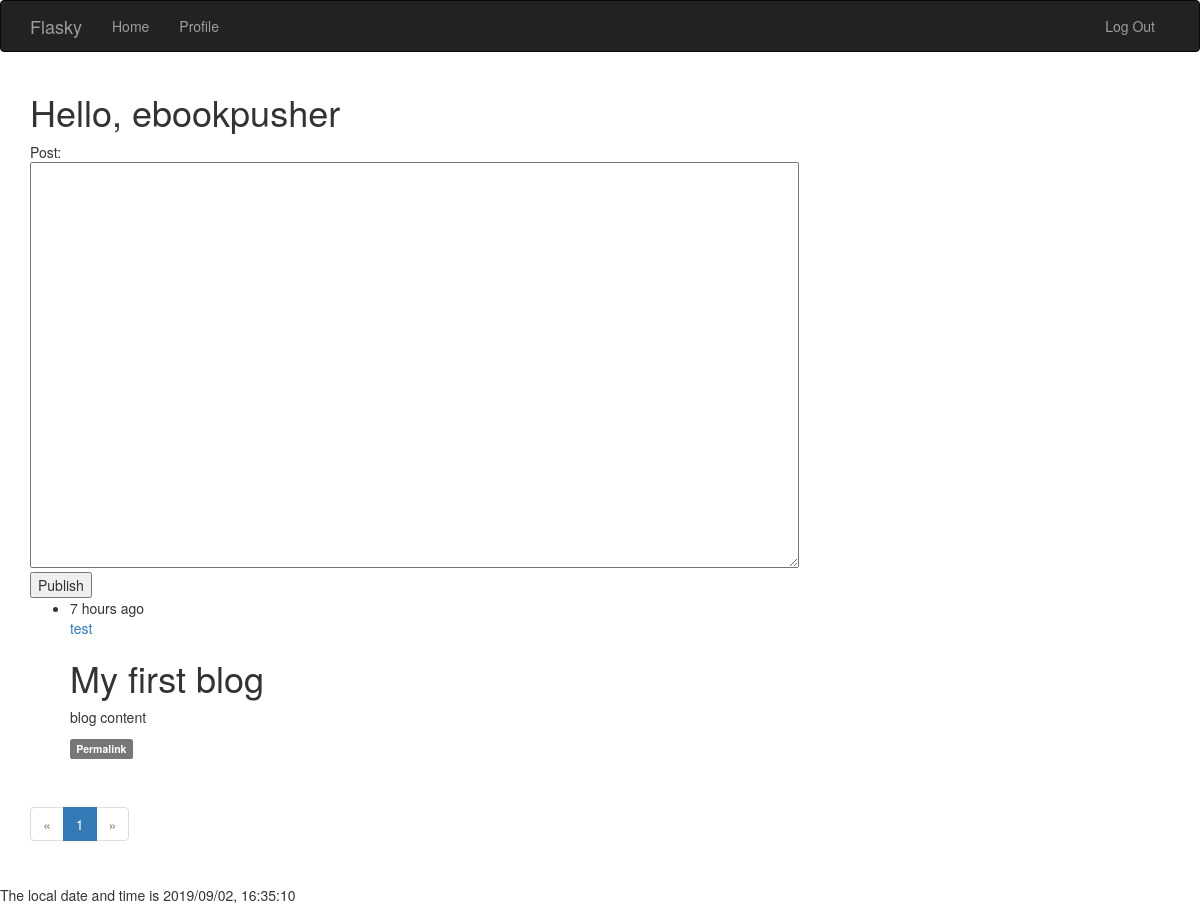
Screenshot of / (signed in) with the database file from the repository.
### app/models.py (models this page shows, shortened)
class User(UserMixin, db.Model):
    __tablename__ = 'users'
    id = db.Column(db.Integer, primary_key=True)
    username = db.Column(db.String(65), unique=True, index=True)
    email = db.Column(db.String(65), unique=True, index=True)
    password_hash = db.Column(db.String(128))
    confirmed = db.Column(db.Boolean, default=False)
    name = db.Column(db.String(65))
    location = db.Column(db.String(65))
    about_me = db.Column(db.Text())
    member_since = db.Column(db.DateTime(), default=datetime.utcnow)
    last_seen    = db.Column(db.DateTime(), default=datetime.utcnow)
    role_id = db.Column(db.Integer, db.ForeignKey('roles.id'))
    posts = db.relationship('Post', backref='author', lazy='dynamic')
    followed = db.relationship('Follow', foreign_keys=[Follow.follower_id], backref=db.backref('follower', lazy='joined'), lazy='dynamic', cascade='all, delete-orphan')
    followers = db.relationship('Follow', foreign_keys=[Follow.followed_id], backref=db.backref('followed', lazy='joined'), lazy='dynamic', cascade='all, delete-orphan')
    @property
    def password(self):
        raise AttributeError('password is not a reable attribute')
    def can(self, permissions):
        return self.role is not None and ((self.role.permissions & permissions) == permissions)
    def is_administrator(self):
        return self.can(RolePermissionCode.ADMINISTRATOR)
    def ping(self):
        self.last_seen = datetime.utcnow()
        db.session.add(self)

class Post(db.Model):
    __tablename__ = 'posts'
    id = db.Column(db.Integer, primary_key=True)
    body = db.Column(db.Text())
    body_html = db.Column(db.Text())
    timestamp = db.Column(db.DateTime(), default=datetime.utcnow)
    author_id = db.Column(db.Integer, db.ForeignKey('users.id'))

### app/main/views.py (the view)
@main.route('/', methods=['GET', 'POST'])
def index():
    form = PostForm()
    if current_user.can(Permission.WRITE_ARTICLES ) and form.validate_on_submit():
        post = Post(body=form.body.data, author_id=current_user.id)
        post.body_html = Post.markdown_to_html(post.body)
        db.session.add(post)
        return redirect(url_for('main.index'))
    page = request.args.get('page', 1, type=int)
    pagination = Post.query.order_by(Post.timestamp.desc()).paginate(page, per_page=10, error_out=False)
    posts = pagination.items
    return render_template('index.html', form=form, posts=posts, pagination=pagination)

### app/main/forms.py
class PostForm(Form):
    body = PageDownField('What is on your mind?')
    submit = SubmitField('Submit')

### app/auth/views.py (called while the page is built)
@auth.before_app_request
def before_request():
    if current_user.is_authenticated:
        current_user.ping()
        if not current_user.confirmed \
        and request.endpoint[:5] != 'auth.' \
        and request.endpoint != 'static' :
            return redirect(url_for('auth.unconfirmed'))

### app/main/__init__.py (called while the page is built)
@main.app_context_processor
def inject_permissions():
    return dict(Permission=Permission)

### app/models.py (called while the page is built)
@login_manager.user_loader
def load_user(user_id):
    return User.query.get(int(user_id))

### app/templates/index.html (shortened to what this page needs)
{% extends 'base.html' %}
{% import "bootstrap/wtf.html" as wtf %}
{% import "_macros.html" as macros %}
{% block page_content %}
<div class="page-head">
	<h1>Hello,
	{% if current_user.is_authenticated %}
	{{ current_user.username }}
	{% else %}
	Stranger
	<a href="{{ url_for('auth.register') }}">Click here to register</a>
	{% endif %}
	</h1>
</div>
<div>
	{% if current_user.can(Permission.WRITE_ARTICLES) %}
	<form action="" method=post>
    Post:<br/>
	{{ form.body(cols="100", rows="20") }}</br>
    <input type=submit value="Publish">
	</form>
	{% endif %}
</div>
{% include '_posts.html' %}
{% if pagination %}
<div class="pagination">
{{ macros.pagination_widget(pagination, '.index') }}
</div>
{% endif %}
{% endblock %}
{% block scripts %}
{{ super() }}
{% endblock %}

### app/templates/_posts.html (shortened to what this page needs)
<ul class="posts">
	{% for post in posts %}
	<li class="post">
		<div class="post-content">
			<div class="post-date">
				{{ moment(post.timestamp).fromNow() }}
			</div>
			<div class="post-author">
				<a href="{{ url_for('.user', username=post.author.username) }}"> {{ post.author.username }} </a>
			</div>
			<div class="post-body">
				{%if post.body_html %}
				{{ post.body_html | safe }}
				{% else %}
				{{ post.body }}
				{% endif %}
			</div>
			<div class="post-footer">
				<a href="{{ url_for('.post', id=post.id) }}">
					<span class="label label-default">Permalink</span>
				</a>
			</div>
		</div>
	</li>
	{% endfor %}
</ul>

### rows the page displays
User: username "ebookpusher"
Post: timestamp "7 hours ago", author.username "test", body_html "My first blog blog content"

### other values shown
{{ p }} "1"
{{ moment().format('YYYY/MM/DD, HH:mm:ss',refresh=True) }} "2019/09/02, 16:35:10"
